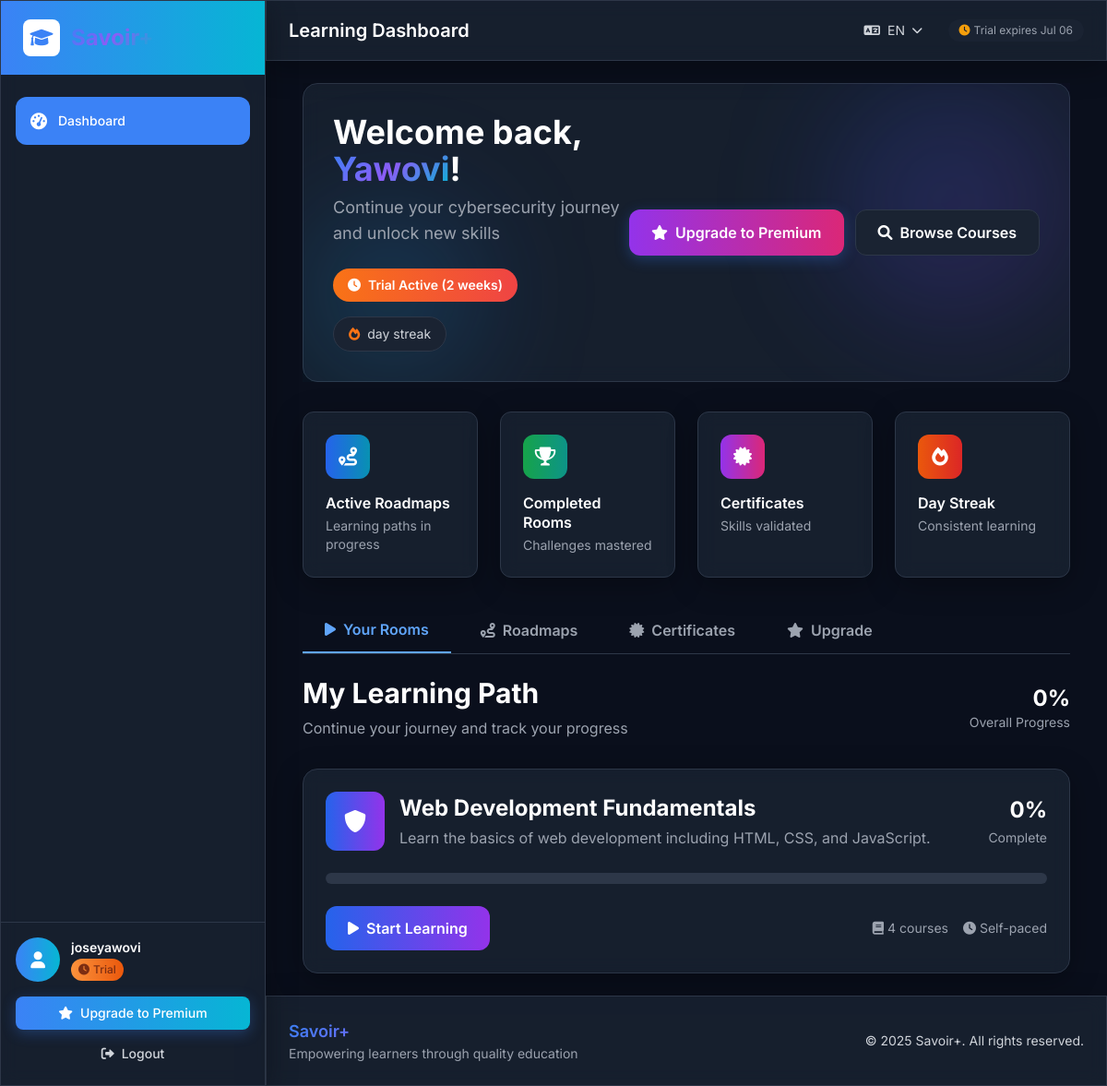
/dashboard/ (signed in), run on an earlier commit of the app's database.
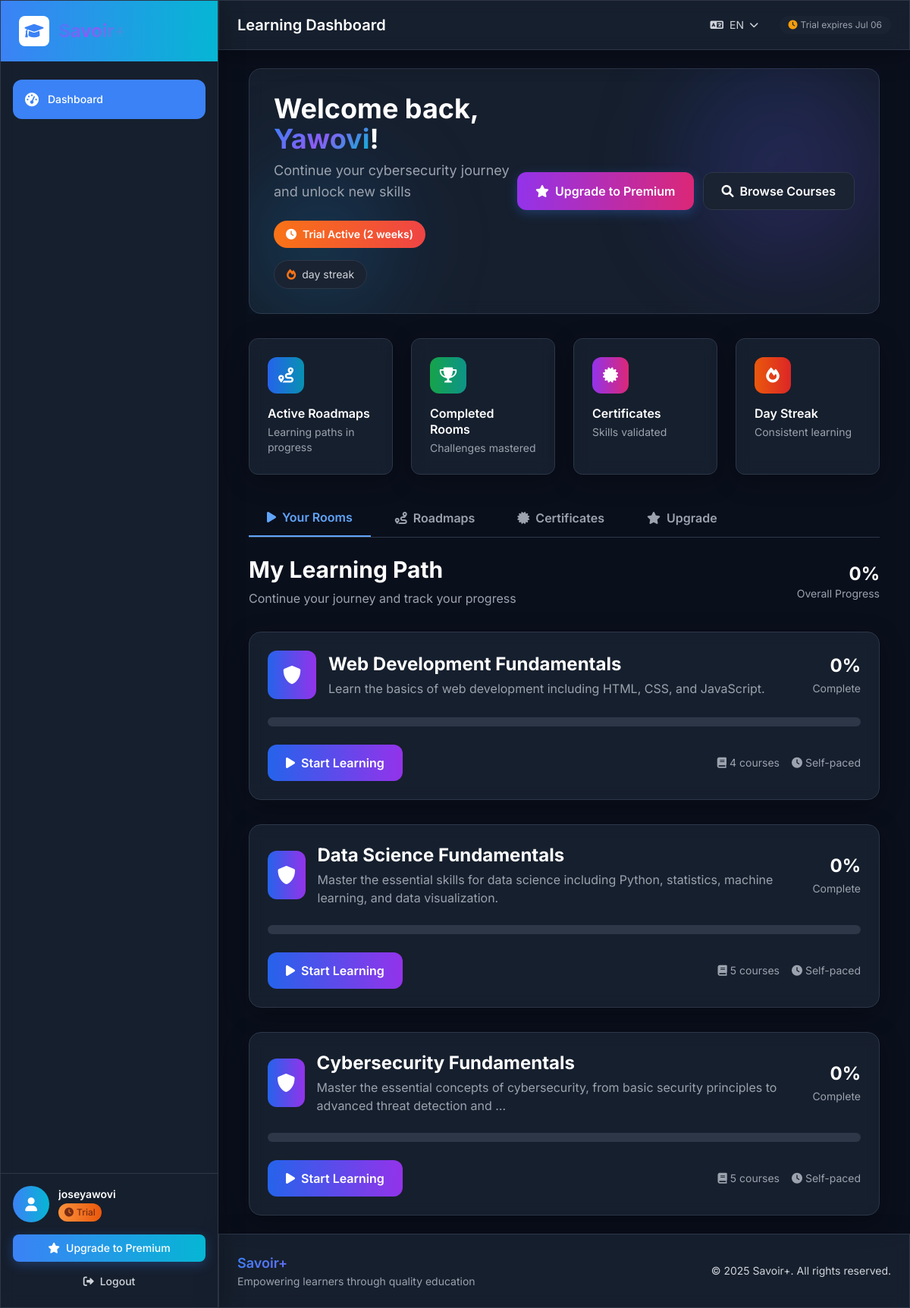
And on a later commit of the database.
### lms/models.py (models this page shows, shortened)
class Enrollment(models.Model):
    user = models.ForeignKey(User, on_delete=models.CASCADE, verbose_name=_('User'))
    roadmap = models.ForeignKey(Roadmap, on_delete=models.CASCADE, verbose_name=_('Roadmap'))
    enrolled_at = models.DateTimeField(auto_now_add=True, verbose_name=_('Enrolled At'))
    is_active = models.BooleanField(default=True, verbose_name=_('Is Active'))
    class Meta:
        verbose_name = _('Enrollment')
        verbose_name_plural = _('Enrollments')
        unique_together = ['user', 'roadmap']

class Roadmap(models.Model):
    title = models.CharField(max_length=200, verbose_name=_('Title'))
    title_fr = models.CharField(max_length=200, blank=True, verbose_name=_('Title (French)'))
    description = models.TextField(verbose_name=_('Description'))
    description_fr = models.TextField(blank=True, verbose_name=_('Description (French)'))
    is_active = models.BooleanField(default=True, verbose_name=_('Is Active'))
    created_at = models.DateTimeField(auto_now_add=True)
    class Meta:
        verbose_name = _('Roadmap')
        verbose_name_plural = _('Roadmaps')

### lms/views.py (the view)
# urls.py: path('dashboard/', views.dashboard, name='dashboard'),
@login_required
def dashboard(request):
    enrolled_roadmaps = Enrollment.objects.filter(
        user=request.user, is_active=True
    ).select_related('roadmap').prefetch_related('roadmap__rooms')
    enrolled_roadmap_objects = [enrollment.roadmap for enrollment in enrolled_roadmaps]
    enrolled_roadmap_ids = [roadmap.id for roadmap in enrolled_roadmap_objects]
    public_roadmaps = Roadmap.objects.filter(
        is_active=True
    ).exclude(id__in=enrolled_roadmap_ids)
    completed_rooms = RoomCompletion.objects.filter(
        user=request.user, is_completed=True
    ).values_list('room_id', flat=True)
    certificates = Certificate.objects.filter(user=request.user, is_valid=True)
    enrolled_rooms = Room.objects.filter(
        roadmap__in=enrolled_roadmap_objects, is_active=True
    )
    total_rooms = enrolled_rooms.count()
    completed_count = len([room_id for room_id in completed_rooms if room_id in enrolled_rooms.values_list('id', flat=True)])
    overall_progress = (completed_count / total_rooms * 100) if total_rooms > 0 else 0
    recent_completions = SectionCompletion.objects.filter(
        user=request.user, is_completed=True
    ).select_related('section').order_by('-completed_at')[:5]
    enrollments_with_progress = []
    for enrollment in enrolled_roadmaps:
        roadmap = enrollment.roadmap
        roadmap_rooms = roadmap.rooms.filter(is_active=True)
        total_roadmap_rooms = roadmap_rooms.count()
        completed_roadmap_rooms = len([room_id for room_id in completed_rooms if room_id in roadmap_rooms.values_list('id', flat=True)])
        progress_percentage = (completed_roadmap_rooms / total_roadmap_rooms * 100) if total_roadmap_rooms > 0 else 0
        enrollment.progress_percentage = round(progress_percentage)
        enrollments_with_progress.append(enrollment)
    enrolled_roadmap_data = []
    for roadmap in enrolled_roadmap_objects:
        rooms = roadmap.rooms.filter(is_active=True).order_by('order')
        rooms_data = []
        roadmap_completed = 0
        for room in rooms:
            is_accessible = room.is_accessible_by_user(request.user)
            is_completed = room.id in completed_rooms
            if is_completed:
                roadmap_completed += 1
            sections = room.sections.filter(is_active=True)
            completed_sections = SectionCompletion.objects.filter(
                user=request.user, section__in=sections, is_completed=True
            ).count()
            sections_progress = (completed_sections / sections.count() * 100) if sections.count() > 0 else 0
            rooms_data.append({
                'room': room,
                'is_accessible': is_accessible,
                'is_completed': is_completed,
                'sections_progress': sections_progress,
                'sections_total': sections.count(),
                'sections_completed': completed_sections,
            })
        roadmap_progress = (roadmap_completed / rooms.count() * 100) if rooms.count() > 0 else 0
        roadmap.user_progress = roadmap_progress
        stroke_dashoffset = 175.93 - (roadmap_progress / 100 * 175.93)
        enrolled_roadmap_data.append({
            'roadmap': roadmap,
            'rooms': rooms_data,
            'progress': roadmap_progress,
            'completed_rooms': roadmap_completed,
            'total_rooms': rooms.count(),
            'stroke_dashoffset': stroke_dashoffset,
        })
    context = {
        'enrolled_roadmaps': enrollments_with_progress,  # Pass enrollments with progress
        'enrolled_roadmap_data': enrolled_roadmap_data,  # Enrolled roadmaps with progress data
        'public_roadmaps': public_roadmaps,  # Public roadmaps not enrolled in
        'user': request.user,
        'certificates': certificates,
        'certificates_count': certificates.count(),
        'overall_progress': overall_progress,
        'completed_rooms': completed_count,
        'total_completed_rooms': completed_count,
        'total_rooms': total_rooms,
        'recent_completions': recent_completions,
    }
    return render(request, 'lms/dashboard.html', context)

### lms/models.py (called while the page is built)
    def save(self, *args, **kwargs):
        if not self.trial_start_date:
            from django.utils import timezone
            self.trial_start_date = timezone.now()
        if not self.trial_end_date and self.trial_start_date:
            self.trial_end_date = self.trial_start_date + timedelta(days=15)
        super().save(*args, **kwargs)

    @property
    def is_trial_active(self):
        if self.is_paid_user:
            return False
        return timezone.now() < self.trial_end_date

    def is_accessible_by_user(self, user):
        from lms.models import Enrollment
        is_enrolled = Enrollment.objects.filter(
            user=user,
            roadmap=self.roadmap,
            is_active=True
        ).exists()
        if not is_enrolled:
            return False
        if not self.prerequisite_room:
            return True
        prerequisite_completed = RoomCompletion.objects.filter(
            user=user,
            room=self.prerequisite_room,
            is_completed=True
        ).exists()
        return prerequisite_completed

### templates/lms/dashboard.html (shortened to what the changed rows need)
{% extends 'base.html' %}
{% load i18n %}
{% load lms_tags %}
{% block page_title %}{% trans "Learning Dashboard" %}{% endblock %}
{% block content %}
<div class="dashboard-container">
<div class="dashboard-content">
    <div class="relative overflow-hidden">
        <div class="glass rounded-2xl p-8 border border-dark-border relative">
            <div class="relative z-10">
                <div class="flex flex-col lg:flex-row items-start lg:items-center justify-between">
                    <div class="flex-1 mb-6 lg:mb-0">
                        <h1 class="text-3xl md:text-4xl font-bold text-white mb-2">
                            {% trans "Welcome back" %},
                            <span class="gradient-text">{{ user.first_name|default:user.username }}</span>!
                        </h1>
                    </div>
                </div>
            </div>
        </div>
    </div>
    <div class="space-y-6">
        <div id="content-enrolled" class="tab-content">
            <div class="flex items-center justify-between mb-8">
                <div>
                    <h2 class="text-3xl font-bold text-white mb-2">{% trans "My Learning Path" %}</h2>
                </div>
            </div>
            <div class="space-y-8">
                {% for enrollment in enrolled_roadmaps %}
                <div class="glass rounded-2xl p-6 border border-dark-border">
                    <div class="flex items-center justify-between mb-6">
                        <div class="flex items-center">
                            <div class="w-16 h-16 bg-gradient-to-r from-blue-600 to-purple-600 rounded-xl flex items-center justify-center mr-4">
                                <i class="fas fa-shield-alt text-white text-2xl"></i>
                            </div>
                            <div>
                                <h3 class="text-2xl font-bold text-white mb-1">{{ enrollment.roadmap.title }}</h3>
                                <p class="text-gray-400">{{ enrollment.roadmap.description|truncatewords:15 }}</p>
                            </div>
                        </div>
                        <div class="text-right">
                            <div class="text-2xl font-bold text-white mb-1">{{ enrollment.progress_percentage }}%</div>
                            <div class="text-sm text-gray-400">{% trans "Complete" %}</div>
                        </div>
                    </div>
                    <div class="mb-6">
                        <div class="w-full bg-dark-border rounded-full h-3">
                        </div>
                    </div>
                    <div class="flex items-center justify-between">
                        <a href="{% url 'roadmap_detail' enrollment.roadmap.id %}"
                           class="inline-flex items-center px-6 py-3 bg-gradient-to-r from-blue-600 to-purple-600 hover:from-blue-700 hover:to-purple-700 text-white font-semibold rounded-xl transition-all duration-300 group-hover:scale-105">
                            <i class="fas fa-play mr-2"></i>
                            {% if enrollment.progress_percentage > 0 %}
                                {% trans "Continue Learning" %}
                            {% else %}
                                {% trans "Start Learning" %}
                            {% endif %}
                        </a>
                        <div class="flex items-center space-x-4 text-sm text-gray-400">
                            <span><i class="fas fa-book mr-1"></i>{{ enrollment.roadmap.rooms.count }} {% trans "courses" %}</span>
                            <span><i class="fas fa-clock mr-1"></i>{% trans "Self-paced" %}</span>
                        </div>
                    </div>
                </div>
                {% endfor %}
            </div>
        </div>
    </div>
</div>
{% endblock %}

What changed in the data, as far as the page shows it:
added Enrollment: roadmap "Data Science Fundamentals", roadmap.description "Master the essential skills for data science including Python, statistics, machine learning, and data visualization.", progress_percentage "0", roadmap.rooms.count "5"
added Enrollment: roadmap "Cybersecurity Fundamentals", roadmap.description "Master the essential concepts of cybersecurity, from basic security principles to advanced threat detection and …", progress_percentage "0", roadmap.rooms.count "5"
